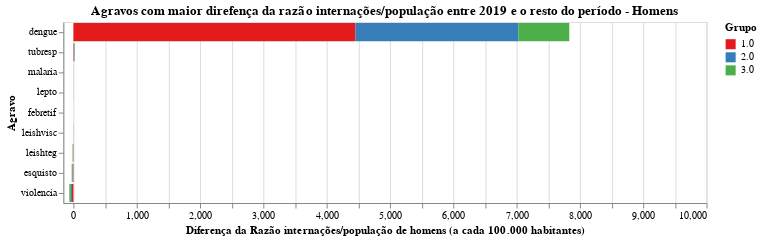

Notebook code cell kept with this figure:
### Code cell
chart = plot_grafico_dif(df_19, df_r,
                         'taxa_nova_homem', 
                         "Agravos com maior direfença da razão internações/população entre 2019 e o resto do período - Homens",
                        "Diferença da Razão internações/população de homens (a cada 100.000 habitantes)")

#chart.save('tx_bruta_t.svg')
chart

### Figure 1 — Vega-Lite specification as saved in the notebook (floating-point values rounded to 4 significant figures)
{"config": {"view": {"continuousWidth": 400, "continuousHeight": 300}, "range": {"category": {"scheme": "set1"}}}, "data": {"name": "data-28faac2b1de0135b4e4a3635b0ffa90c"}, "mark": "bar", "encoding": {"color": {"type": "nominal", "field": "grupo", "title": "Grupo"}, "order": {"type": "nominal", "field": "grupo", "sort": "ascending"}, "tooltip": {"type": "quantitative", "field": "taxa"}, "x": {"type": "quantitative", "field": "taxa", "scale": {"domain": [-160, 10000]}, "title": "Diferença da Razão internações/população de homens (a cada 100.000 habitantes)"}, "y": {"type": "nominal", "field": "agravo", "sort": null, "title": "Agravo"}}, "title": "Agravos com maior direfença da razão internações/população entre 2019 e o resto do período - Homens", "width": 640, "$schema": "https://vega.github.io/schema/vega-lite/v4.8.1.json", "datasets": {"data-28faac2b1de0135b4e4a3635b0ffa90c": [{"agravo": "dengue", "grupo": "1.0", "taxa": 4453.0}, {"agravo": "dengue", "grupo": "2.0", "taxa": 2573.0}, {"agravo": "dengue", "grupo": "3.0", "taxa": 805.9}, {"agravo": "tubresp", "grupo": "1.0", "taxa": 6.277}, {"agravo": "tubresp", "grupo": "2.0", "taxa": 7.333}, {"agravo": "tubresp", "grupo": "3.0", "taxa": 6.879}, {"agravo": "malaria", "grupo": "1.0", "taxa": 0.7958}, {"agravo": "malaria", "grupo": "2.0", "taxa": -0.1276}, {"agravo": "malaria", "grupo": "3.0", "taxa": 0.07773}, {"agravo": "lepto", "grupo": "1.0", "taxa": 0.476}, {"agravo": "lepto", "grupo": "2.0", "taxa": 0.3731}, {"agravo": "lepto", "grupo": "3.0", "taxa": -0.4839}, {"agravo": "febretif", "grupo": "1.0", "taxa": 0.0}, {"agravo": "febretif", "grupo": "2.0", "taxa": -0.007743}, {"agravo": "febretif", "grupo": "3.0", "taxa": -0.03044}, {"agravo": "leishvisc", "grupo": "1.0", "taxa": -1.436}, {"agravo": "leishvisc", "grupo": "2.0", "taxa": -0.5499}, {"agravo": "leishvisc", "grupo": "3.0", "taxa": -0.5655}, {"agravo": "leishteg", "grupo": "1.0", "taxa": -3.945}, {"agravo": "leishteg", "grupo": "2.0", "taxa": -3.477}, {"agravo": "leishteg", "grupo": "3.0", "taxa": -6.759}, {"agravo": "esquisto", "grupo": "1.0", "taxa": -6.113}, {"agravo": "esquisto", "grupo": "2.0", "taxa": -10.75}, {"agravo": "esquisto", "grupo": "3.0", "taxa": -10.5}, {"agravo": "violencia", "grupo": "1.0", "taxa": -23.67}, {"agravo": "violencia", "grupo": "2.0", "taxa": -16.04}, {"agravo": "violencia", "grupo": "3.0", "taxa": -24.81}]}}
